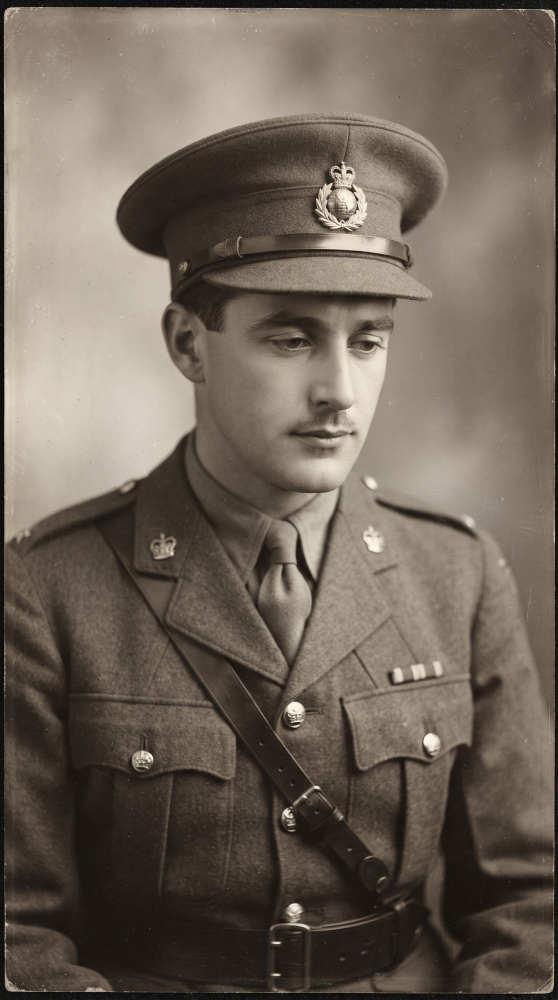
#> input picture motion/mincemeat/images/P1.jpg, 1116 x 2000 px (shown at 1/2 size)
$ python prep.py
#> lines starting #> are read from the running program, lines starting #| are printed output that depends on the picture; after the words box and inside, x2 and y2 are one past the last pixel; in counts of white or black regions, pixels touching at a corner belong together
#!/usr/bin/env python3
"""Grade every still into one golden archival world, crop the photo-print borders, paint out AI glitches,
cut out the subjects, and build the matching 3D LUT for the clips.
usage: python3 motion/mincemeat/prep.py"""
import os
import numpy as np
from PIL import Image, ImageFilter
import cv2
from rembg import remove, new_session

HERE = os.path.dirname(os.path.abspath(__file__))
IMG, OUT = os.path.join(HERE, "images"), os.path.join(HERE, "layers")
# black -> olive-brown -> tobacco -> antique gold -> warm beige
STOPS = np.array([[0, 11, 10, 7], [.28, 58, 52, 36], [.55, 122, 90, 46], [.8, 217, 180, 90], [1, 235, 221, 184]], float)

def ramp(L):
    out = np.zeros(L.shape + (3,))
    for c in range(3): out[..., c] = np.interp(L, STOPS[:, 0], STOPS[:, c + 1])
    return out

def grade(a, mix=.86):
    """a: float RGB 0..255 -> graded float RGB 0..255"""
    L = (a @ [.299, .587, .114]) / 255
    L = np.clip(L, 0, 1); L = L * L * (3 - 2 * L) * .35 + L * .65          # gentle S-curve
    g = ramp(L)
    lum = a.mean(-1, keepdims=True)
    return np.clip(g * mix + (lum * .15 + a * .85) * (1 - mix) * np.array([1.04, 1, .9]), 0, 255)

def load(name, crop=(0, 0, 0, 0)):
#> called with name = 'P1.jpg', crop = (0.02, 0.015, 0.02, 0.015)
    im = Image.open(os.path.join(IMG, name)).convert("RGB"); w, h = im.size; l, t, r, b = crop
#> in load, im is the input picture: PIL image 1116x2000 RGB; mean R, G, B 110.9, 100.2, 88.5
#> after `w, h = im.size`: w = 1116; h = 2000
    return im.crop((int(w * l), int(h * t), int(w * (1 - r)), int(h * (1 - b))))
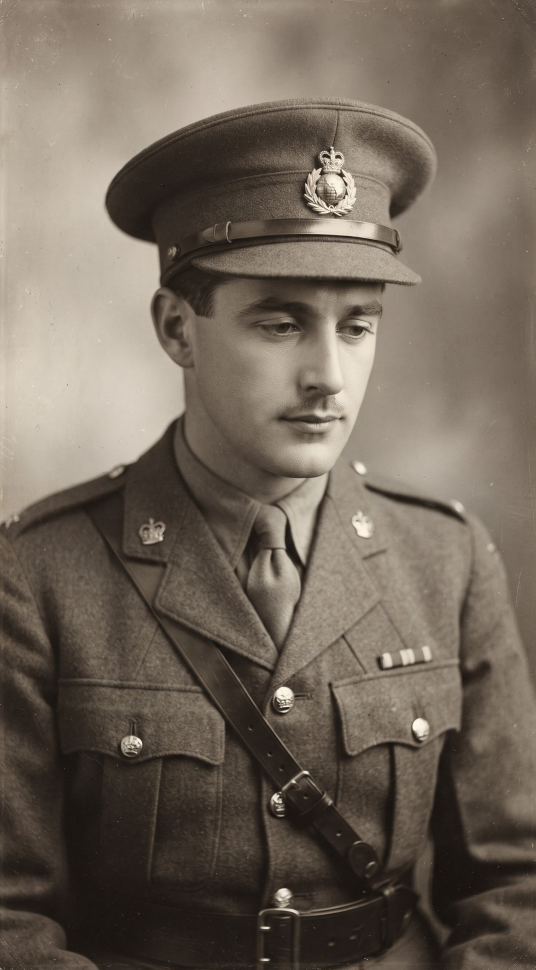
#> returned value: PIL image 1071x1940 RGB (shown at 1/2 size); mean R, G, B 113.3, 102.3, 90.5

def save_plate(key, im, size=(1188, 2112)):
    a = grade(np.asarray(im).astype(float)); im = Image.fromarray(a.astype(np.uint8))
#> in grade, `L = L * L * (3 - 2 * L) * 0.35 + L * 0.65`:
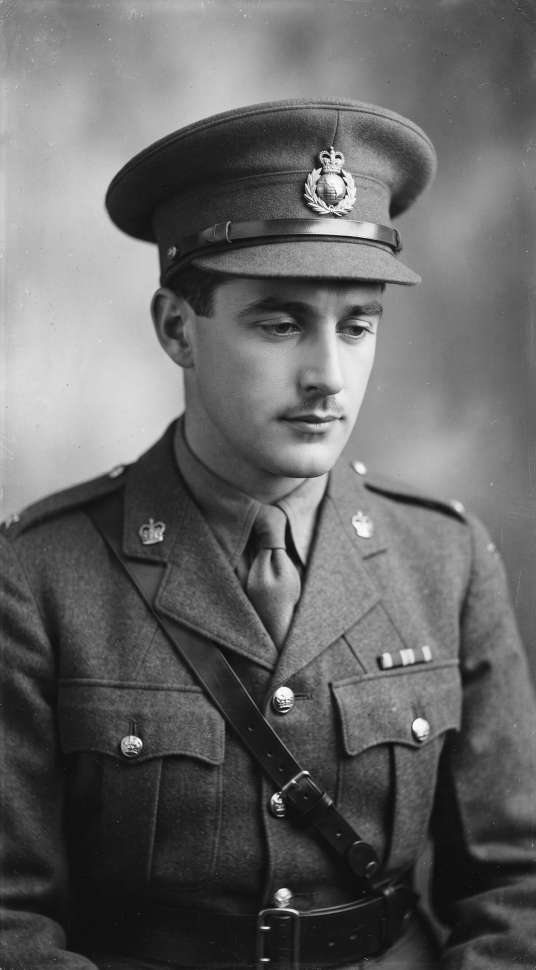
#> L: shape (1940, 1071) float64 (shown at 1/2 size); min 0.0309, max 0.992, mean 0.4
#> after the loop in ramp, `for c in range(3): out[..., c] = np.interp(L, STOPS[:, 0], STOPS[:, c ..`:
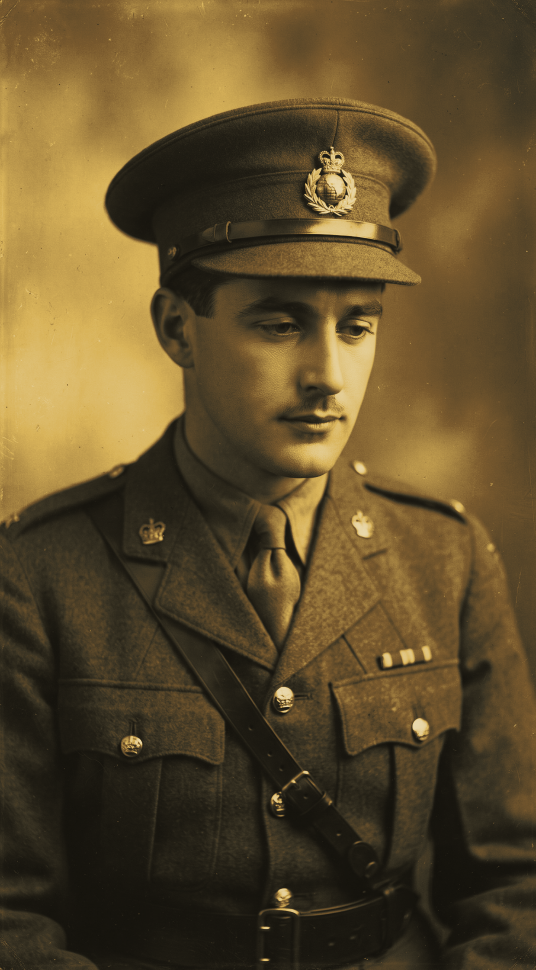
#> out: shape (1940, 1071, 3) float64 (shown at 1/2 size); mean of channels 0, 1, 2 95.1, 77.3, 43.7; drawn as R, G, B
    w, h = im.size; k = max(size[0] / w, size[1] / h); im = im.resize((round(w * k), round(h * k)), Image.LANCZOS)
#> after `w, h = im.size`: w = 1071; h = 1940
#> after `k = max(size[0] / w, size[1] / h)`: k = 1.11
    x, y = (im.width - size[0]) // 2, (im.height - size[1]) // 2; im = im.crop((x, y, x + size[0], y + size[1]))
#> after `x, y = ((im.width - size[0]) // 2, (im.height - size[1]) // 2)`: x = 0; y = 20
#> after `im = im.crop((x, y, x + size[0], y + size[1]))`:
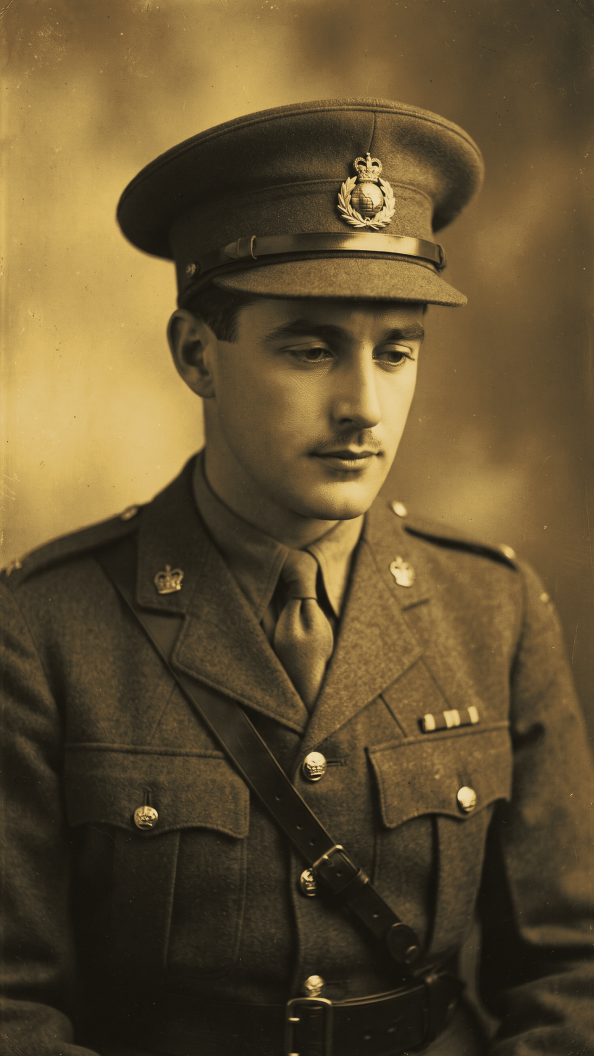
#> im: PIL image 1188x2112 RGB (shown at 1/2 size); mean R, G, B 97.8, 80.5, 48.8
    im = im.filter(ImageFilter.UnsharpMask(1.6, 60, 2)); im.save(f"{OUT}/{key}.webp", quality=90); print(key, im.size, flush=True)
#| P1 (1188, 2112)

BORDER = (.055, .035, .055, .035)
PLATES = {"P1": ("P1.jpg", (.02, .015, .02, .015)), "B1": ("B1.jpg", BORDER), "B2": ("B2.jpg", BORDER), "B3": ("B3.jpg", BORDER),
          "B4": ("B4.jpg", BORDER), "B5": ("B5.jpg", BORDER), "B6": ("B6.jpg", BORDER), "B7": ("B7.jpg", BORDER),
          "B8": ("B8.jpg", (0, 0, 0, 0)), "B9": ("B9.jpg", BORDER), "B10": ("B10.jpg", (.02, .015, .02, .015)),
          "B11": ("B11.jpg", (.02, .015, .02, .015)), "B12": ("B12.jpg", BORDER), "D1desk": ("D1-desk.jpg", (0, 0, 0, 0))}

def clean_b1(im):
    a = np.asarray(im).copy(); h, w = a.shape[:2]
    g = cv2.cvtColor(a, cv2.COLOR_RGB2GRAY); reg = np.zeros_like(g); reg[: int(h * .24), : int(w * .8)] = 1
    blur = cv2.medianBlur(g, 31); m = ((np.abs(g.astype(int) - blur.astype(int)) > 10) & (reg > 0)).astype(np.uint8) * 255
    m = cv2.dilate(m, np.ones((9, 9), np.uint8))
    return Image.fromarray(cv2.inpaint(a, m, 7, cv2.INPAINT_TELEA))

def cutout(key, name, model, sess, crop=(0, 0, 0, 0), maxw=1400):
    im = load(name, crop)
    cut = remove(im, session=sess.setdefault(model, new_session(model)), post_process_mask=True)
    rgb = Image.fromarray(grade(np.asarray(cut.convert("RGB")).astype(float), .8).astype(np.uint8))
    a = cut.split()[3].filter(ImageFilter.GaussianBlur(.7)); rgb.putalpha(a)
    rgb = rgb.crop(rgb.getbbox())
    if rgb.width > maxw: rgb = rgb.resize((maxw, round(rgb.height * maxw / rgb.width)), Image.LANCZOS)
    rgb.save(f"{OUT}/{key}.webp", quality=92); print(key, rgb.size, flush=True)

def lut(path, n=33):
    g = np.linspace(0, 255, n); r, gg, b = np.meshgrid(g, g, g, indexing="ij")
    a = np.stack([r, gg, b], -1).reshape(-1, 3); o = grade(a) / 255
    o = o.reshape(n, n, n, 3).transpose(2, 1, 0, 3).reshape(-1, 3)   # .cube order: red fastest
    with open(path, "w") as f:
        f.write(f"LUT_3D_SIZE {n}\n"); f.writelines(f"{x:.5f} {y:.5f} {z:.5f}\n" for x, y, z in o)

def main():
    os.makedirs(OUT, exist_ok=True)
    for key, (name, crop) in PLATES.items():
        im = load(name, crop)
        if key == "B1": im = clean_b1(im)
        save_plate(key, im)
#> pass 2 of the loop in main, `for key, (name, crop) in PLATES.items():`:
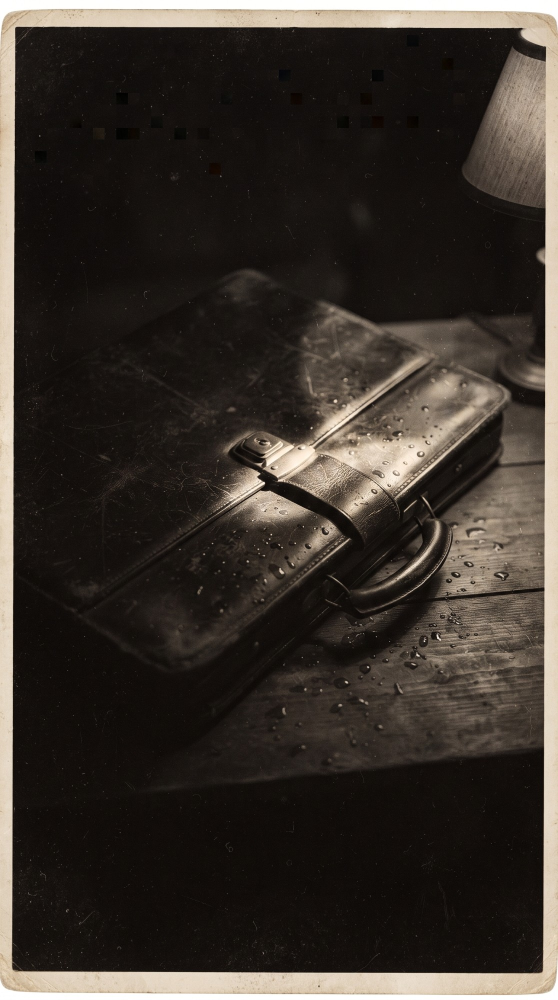
#> input picture motion/mincemeat/images/B1.jpg, 1116 x 2000 px (shown at 1/2 size)
#> in load, im is the input picture: PIL image 1116x2000 RGB; mean R, G, B 58.4, 51.6, 45.1
#> in clean_b1, `m = ((np.abs(g.astype(int) - blur.astype(int)) > 10) & (reg > 0)).asty`:
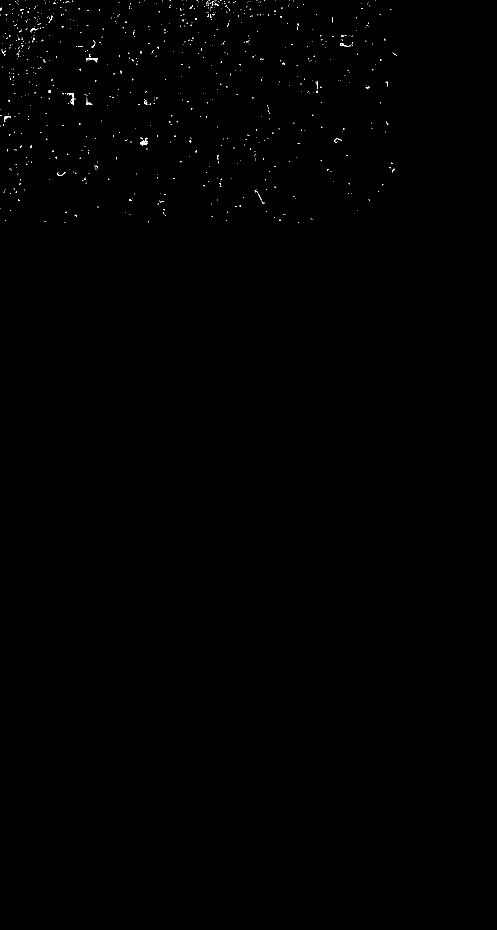
#> m: shape (1860, 993) (shown at 1/2 size); 0.17% white in thin lines or dots, all inside (x1, y1, x2, y2) = (0, 0, 794, 446)
#> lum: shape (1860, 993, 1) float64
#> in save_plate (call 2), `im = im.crop((x, y, x + size[0], y + size[1]))`:
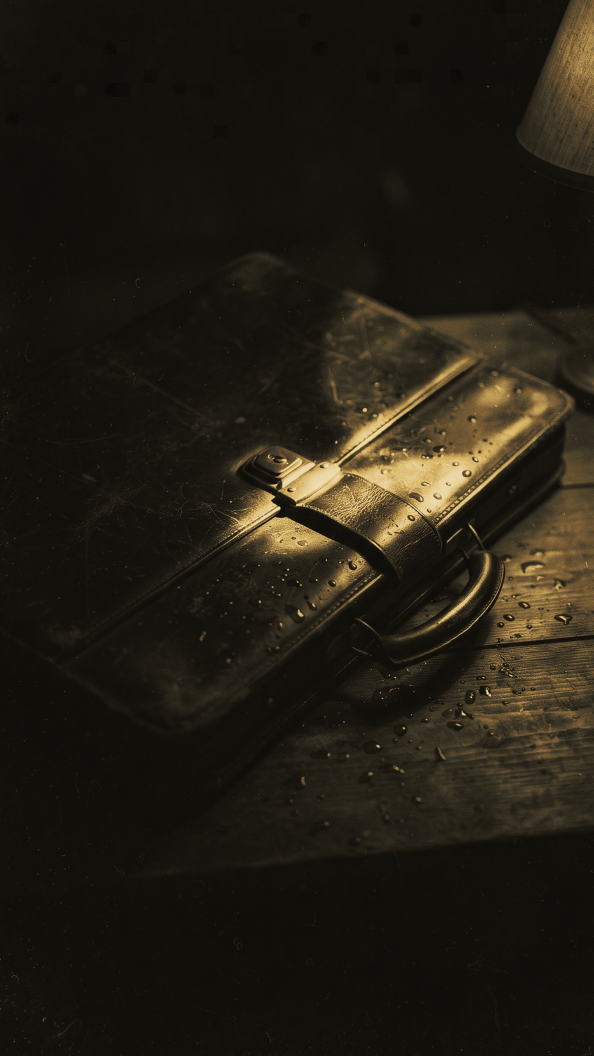
#> im: PIL image 1188x2112 RGB (shown at 1/2 size); mean R, G, B 33.9, 29, 19.4
#| B1 (1188, 2112)
#> pass 3 of the loop in main, `for key, (name, crop) in PLATES.items():`:
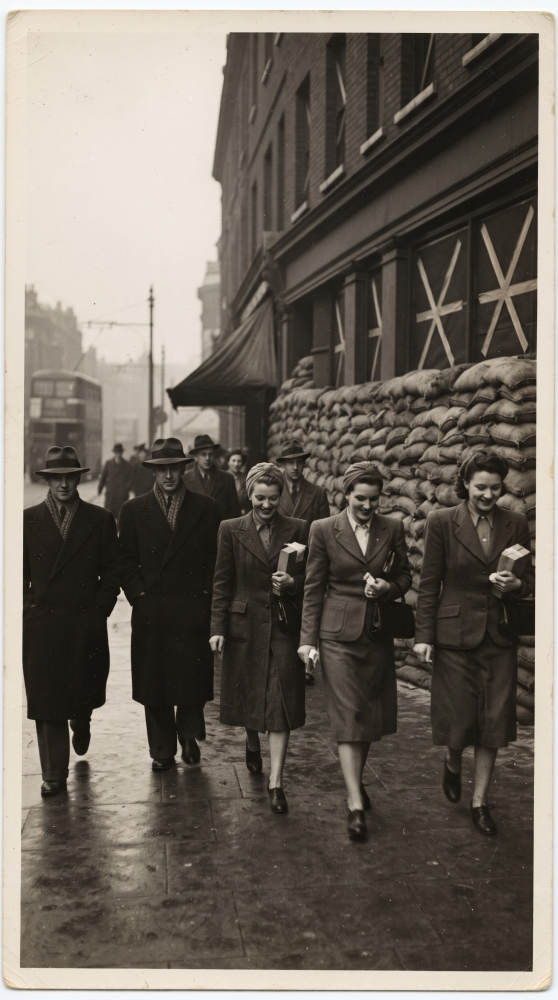
#> input picture motion/mincemeat/images/B2.jpg, 1116 x 2000 px (shown at 1/2 size)
#> in load, im is the input picture: PIL image 1116x2000 RGB; mean R, G, B 112.9, 105.7, 96.7
#> after the loop in ramp (call 3), `for c in range(3): out[..., c] = np.interp(L, STOPS[:, 0], STOPS[:, c ..`:
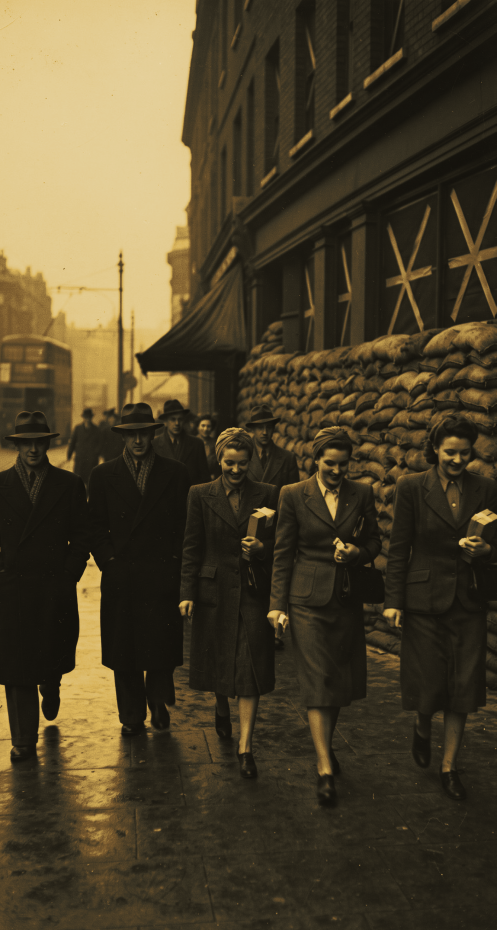
#> out: shape (1860, 993, 3) float64 (shown at 1/2 size); mean of channels 0, 1, 2 78.6, 68, 44.6; drawn as R, G, B
#> in save_plate (call 3), `im = im.crop((x, y, x + size[0], y + size[1]))`:
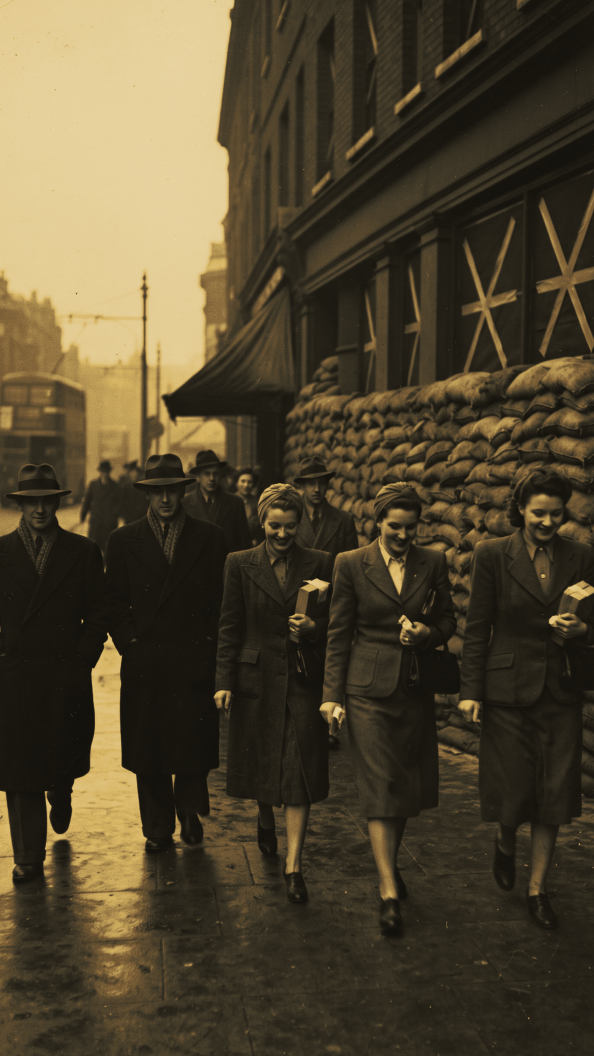
#> im: PIL image 1188x2112 RGB (shown at 1/2 size); mean R, G, B 80.2, 69.8, 47.5
#| B2 (1188, 2112)
#> the loop made 7 passes; the first 3 are shown
    # P3 / P4 are used as photo prints: graded, border kept as the print's own edge
    for key, name, crop in (("P3", "P3.jpg", BORDER), ("P4print", "P4.jpg", (0, 0, 0, 0))):
        im = load(name, crop); a = grade(np.asarray(im).astype(float)); Image.fromarray(a.astype(np.uint8)).save(f"{OUT}/{key}.webp", quality=90); print(key, flush=True)
    sess = {}
    cutout("P2cut", "P2.webp", "u2net_human_seg", sess, (.03, .02, .03, .0))
    cutout("K1sub", "K1.webp", "isnet-general-use", sess, (.02, .04, .02, .04))
    cutout("K2tank", "K2.webp", "isnet-general-use", sess, (.02, .04, .02, .04))
    cutout("K3case", "K3.webp", "isnet-general-use", sess)
    cutout("D1paper", "D1.webp", "isnet-general-use", sess)
    cutout("D3tickets", "D3.webp", "isnet-general-use", sess)
    cutout("P4cut", "P4.jpg", "isnet-general-use", sess)
    lut(os.path.join(HERE, "grade.cube")); print("grade.cube")

if __name__ == "__main__":
#> (the run stopped early here; a loop or call above may not have finished)
